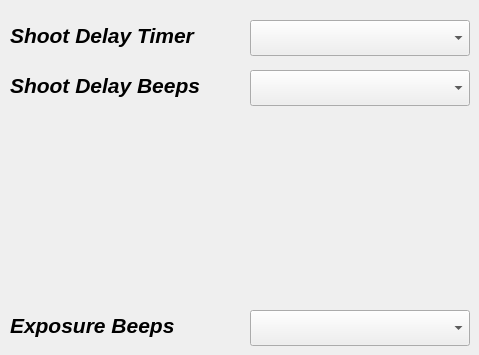
    <widget class="QWidget" name="tab_timers">
     <property name="font">
      <font>
       <pointsize>16</pointsize>
       <weight>75</weight>
       <italic>true</italic>
       <bold>true</bold>
      </font>
     </property>
     <attribute name="title">
      <string>Timers</string>
     </attribute>
     <widget class="QLabel" name="label_params4_shoot_delay_mode">
      <property name="geometry">
       <rect>
        <x>10</x>
        <y>20</y>
        <width>220</width>
        <height>30</height>
       </rect>
      </property>
      <property name="font">
       <font>
        <pointsize>16</pointsize>
        <weight>75</weight>
        <italic>true</italic>
        <bold>true</bold>
       </font>
      </property>
      <property name="text">
       <string>Shoot Delay Timer</string>
      </property>
     </widget>
     <widget class="QComboBox" name="comboBox_params4_shoot_delay_mode">
      <property name="geometry">
       <rect>
        <x>250</x>
        <y>20</y>
        <width>220</width>
        <height>36</height>
       </rect>
      </property>
     </widget>
     <widget class="QLabel" name="label_params4_shoot_delay_beeps">
      <property name="geometry">
       <rect>
        <x>10</x>
        <y>70</y>
        <width>220</width>
        <height>30</height>
       </rect>
      </property>
      <property name="font">
       <font>
        <pointsize>16</pointsize>
        <weight>75</weight>
        <italic>true</italic>
        <bold>true</bold>
       </font>
      </property>
      <property name="text">
       <string>Shoot Delay Beeps</string>
      </property>
     </widget>
     <widget class="QComboBox" name="comboBox_params4_shoot_delay_beeps">
      <property name="geometry">
       <rect>
        <x>250</x>
        <y>70</y>
        <width>220</width>
        <height>36</height>
       </rect>
      </property>
     </widget>
     <widget class="QLabel" name="label_params_4_exposure_beeps">
      <property name="geometry">
       <rect>
        <x>10</x>
        <y>310</y>
        <width>220</width>
        <height>30</height>
       </rect>
      </property>
      <property name="font">
       <font>
        <pointsize>16</pointsize>
        <weight>75</weight>
        <italic>true</italic>
        <bold>true</bold>
       </font>
      </property>
      <property name="text">
       <string>Exposure Beeps</string>
      </property>
     </widget>
     <widget class="QComboBox" name="comboBox_params4_exposure_beeps">
      <property name="geometry">
       <rect>
        <x>250</x>
        <y>310</y>
        <width>220</width>
        <height>36</height>
       </rect>
      </property>
     </widget>
    </widget>
